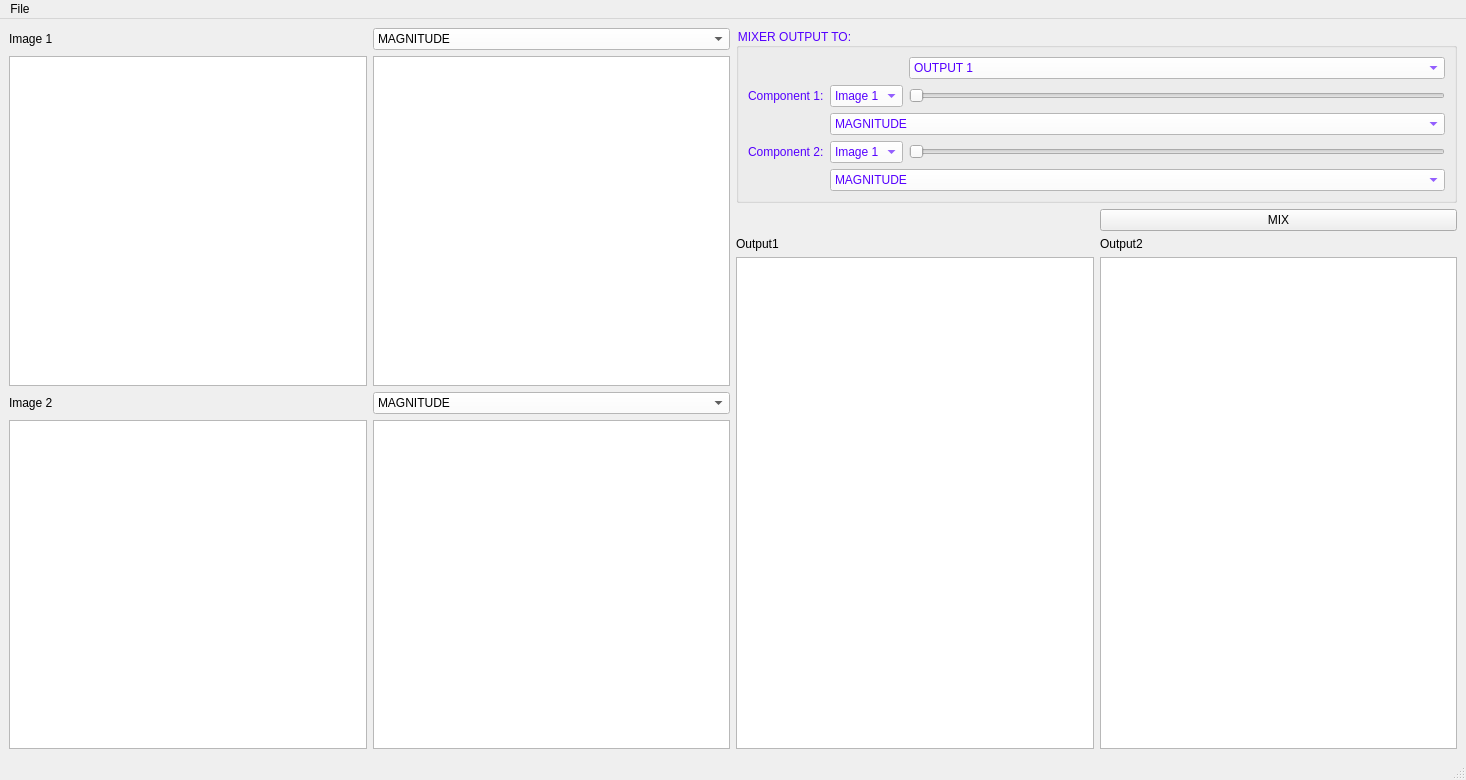
<?xml version="1.0" encoding="UTF-8"?>
<ui version="4.0">
 <class>MainWindow</class>
 <widget class="QMainWindow" name="MainWindow">
  <property name="geometry">
   <rect>
    <x>0</x>
    <y>0</y>
    <width>1466</width>
    <height>780</height>
   </rect>
  </property>
  <property name="windowTitle">
   <string>MainWindow</string>
  </property>
  <widget class="QWidget" name="centralwidget">
   <layout class="QGridLayout" name="gridLayout_5">
    <item row="0" column="0">
     <layout class="QGridLayout" name="gridLayout">
      <item row="0" column="0">
       <widget class="QLabel" name="label">
        <property name="text">
         <string>Image 1</string>
        </property>
       </widget>
      </item>
      <item row="1" column="0">
       <widget class="PlotWidget" name="Image1">
        <property name="styleSheet">
         <string notr="true"/>
        </property>
       </widget>
      </item>
      <item row="1" column="1">
       <widget class="PlotWidget" name="Image2"/>
      </item>
      <item row="0" column="1">
       <widget class="QComboBox" name="comboBox_8">
        <property name="styleSheet">
         <string notr="true">background-color: rgb(255, 255, 255);
</string>
        </property>
        <item>
         <property name="text">
          <string>MAGNITUDE</string>
         </property>
        </item>
        <item>
         <property name="text">
          <string>PHASE</string>
         </property>
        </item>
        <item>
         <property name="text">
          <string>REAL</string>
         </property>
        </item>
        <item>
         <property name="text">
          <string>IMAGE</string>
         </property>
        </item>
       </widget>
      </item>
     </layout>
    </item>
    <item row="0" column="1" rowspan="2">
     <layout class="QGridLayout" name="gridLayout_4">
      <item row="2" column="0">
       <widget class="QLabel" name="label_3">
        <property name="text">
         <string>Output1</string>
        </property>
       </widget>
      </item>
      <item row="4" column="0">
       <widget class="PlotWidget" name="Output1">
        <property name="styleSheet">
         <string notr="true"/>
        </property>
       </widget>
      </item>
      <item row="2" column="1">
       <widget class="QLabel" name="label_4">
        <property name="text">
         <string>Output2</string>
        </property>
       </widget>
      </item>
      <item row="4" column="1">
       <widget class="PlotWidget" name="OutPut2"/>
      </item>
      <item row="0" column="0" colspan="2">
       <widget class="QGroupBox" name="groupBox">
        <property name="styleSheet">
         <string notr="true">color: rgb(85, 0, 255);
</string>
        </property>
        <property name="title">
         <string>MIXER OUTPUT TO:</string>
        </property>
        <layout class="QGridLayout" name="gridLayout_3">
         <item row="0" column="2">
          <widget class="QComboBox" name="OUTOPTION">
           <property name="styleSheet">
            <string notr="true">background-color: rgb(255, 255, 255);
</string>
           </property>
           <item>
            <property name="text">
             <string>OUTPUT 1</string>
            </property>
           </item>
           <item>
            <property name="text">
             <string>OUTPUT 2</string>
            </property>
           </item>
          </widget>
         </item>
         <item row="1" column="0">
          <widget class="QLabel" name="label_7">
           <property name="styleSheet">
            <string notr="true">font: 10pt &quot;MS Shell Dlg 2&quot;;</string>
           </property>
           <property name="text">
            <string>Component 1:</string>
           </property>
          </widget>
         </item>
         <item row="1" column="1">
          <widget class="QComboBox" name="Comb11">
           <property name="styleSheet">
            <string notr="true">background-color: rgb(255, 255, 255);
</string>
           </property>
           <item>
            <property name="text">
             <string>Image 1</string>
            </property>
           </item>
           <item>
            <property name="text">
             <string>Image 2</string>
            </property>
           </item>
          </widget>
         </item>
         <item row="1" column="2">
          <widget class="QSlider" name="horizontalSlider">
           <property name="orientation">
            <enum>Qt::Horizontal</enum>
           </property>
          </widget>
         </item>
         <item row="2" column="1" colspan="2">
          <widget class="QComboBox" name="Comb12">
           <property name="styleSheet">
            <string notr="true">background-color: rgb(255, 255, 255);
</string>
           </property>
           <item>
            <property name="text">
             <string>MAGNITUDE</string>
            </property>
           </item>
           <item>
            <property name="text">
             <string>PHASE</string>
            </property>
           </item>
           <item>
            <property name="text">
             <string>REAL</string>
            </property>
           </item>
           <item>
            <property name="text">
             <string>IMAG</string>
            </property>
           </item>
           <item>
            <property name="text">
             <string>UNIT PAHSE</string>
            </property>
           </item>
           <item>
            <property name="text">
             <string>UNIT</string>
            </property>
           </item>
          </widget>
         </item>
         <item row="3" column="0">
          <widget class="QLabel" name="label_8">
           <property name="styleSheet">
            <string notr="true">font: 10pt &quot;MS Shell Dlg 2&quot;;</string>
           </property>
           <property name="text">
            <string>Component 2:</string>
           </property>
          </widget>
         </item>
         <item row="3" column="1">
          <widget class="QComboBox" name="Comb21">
           <property name="styleSheet">
            <string notr="true">background-color: rgb(255, 255, 255);
</string>
           </property>
           <item>
            <property name="text">
             <string>Image 1</string>
            </property>
           </item>
           <item>
            <property name="text">
             <string>Image 2</string>
            </property>
           </item>
          </widget>
         </item>
         <item row="3" column="2">
          <widget class="QSlider" name="horizontalSlider_2">
           <property name="orientation">
            <enum>Qt::Horizontal</enum>
           </property>
          </widget>
         </item>
         <item row="4" column="1" colspan="2">
          <widget class="QComboBox" name="Comb22">
           <property name="styleSheet">
            <string notr="true">background-color: rgb(255, 255, 255);
</string>
           </property>
           <item>
            <property name="text">
             <string>MAGNITUDE</string>
            </property>
           </item>
           <item>
            <property name="text">
             <string>PHASE</string>
            </property>
           </item>
           <item>
            <property name="text">
             <string>REAL </string>
            </property>
           </item>
           <item>
            <property name="text">
             <string>IMAG</string>
            </property>
           </item>
           <item>
            <property name="text">
             <string>UNIT PHASE</string>
            </property>
           </item>
           <item>
            <property name="text">
             <string>UNIT </string>
            </property>
           </item>
          </widget>
         </item>
        </layout>
       </widget>
      </item>
      <item row="1" column="1">
       <widget class="QPushButton" name="pushButton">
        <property name="text">
         <string>MIX</string>
        </property>
       </widget>
      </item>
     </layout>
    </item>
    <item row="1" column="0">
     <layout class="QGridLayout" name="gridLayout_2">
      <item row="0" column="0">
       <widget class="QLabel" name="label_2">
        <property name="text">
         <string>Image 2</string>
        </property>
       </widget>
      </item>
      <item row="0" column="1">
       <widget class="QComboBox" name="comboBox_9">
        <property name="styleSheet">
         <string notr="true">background-color: rgb(255, 255, 255);
</string>
        </property>
        <item>
         <property name="text">
          <string>MAGNITUDE</string>
         </property>
        </item>
        <item>
         <property name="text">
          <string>PHASE</string>
         </property>
        </item>
        <item>
         <property name="text">
          <string>REAL</string>
         </property>
        </item>
        <item>
         <property name="text">
          <string>IMAGE</string>
         </property>
        </item>
       </widget>
      </item>
      <item row="1" column="0">
       <widget class="PlotWidget" name="Image3"/>
      </item>
      <item row="1" column="1">
       <widget class="PlotWidget" name="Image4"/>
      </item>
     </layout>
    </item>
   </layout>
  </widget>
  <widget class="QMenuBar" name="menubar">
   <property name="geometry">
    <rect>
     <x>0</x>
     <y>0</y>
     <width>1466</width>
     <height>26</height>
    </rect>
   </property>
   <widget class="QMenu" name="menuFile">
    <property name="title">
     <string>File</string>
    </property>
    <addaction name="actionImport_Image_1"/>
    <addaction name="actionImport_Image_2"/>
   </widget>
   <addaction name="menuFile"/>
  </widget>
  <widget class="QStatusBar" name="statusbar"/>
  <action name="actionImport_Image_1">
   <property name="text">
    <string>Import Image 1</string>
   </property>
  </action>
  <action name="actionImport_Image_2">
   <property name="text">
    <string>Import Image 2</string>
   </property>
  </action>
 </widget>
 <customwidgets>
  <customwidget>
   <class>PlotWidget</class>
   <extends>QGraphicsView</extends>
   <header location="global">pyqtgraph</header>
  </customwidget>
 </customwidgets>
 <resources/>
 <connections/>
</ui>
